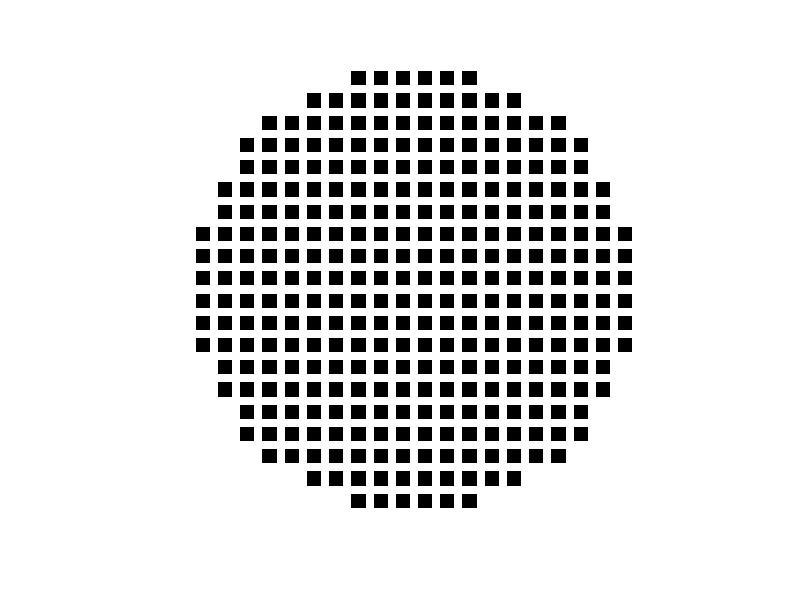

Recreate this plot in MATLAB.
clc;
clear; 
por=0.6;
nx=22;
ny=22;
Dp=20;
N=11;
[y,x] = meshgrid(1:ny,1:nx);
lx=nx/2+0.5;
ly=ny/2+0.5;
obst1 = (x-lx).^2 + (y-ly).^2 < (Dp/2).^2;
obst1=obst1+0;
[y1,x1] = meshgrid(1:N*ny,1:N*nx);
obst2=(x1-N*nx/2-0.5).^2 + (y1-N*ny/2-0.5).^2 < (N*Dp/2).^2;
obst3=(x1-N*nx/2-0.5).^2 + (y1-N*ny/2-0.5).^2 < (N*Dp/2+1).^2;
obst4=obst3-obst2;
[line,row]=find(obst1==1);
obstN=zeros(nx*N,ny*N); 
% for dis=1:N
% for k=1:size(line)
%     obstN(round(N*line(k)-N/2-dis)+1:round(N*line(k)-N/2+dis),round(N*row(k)-N/2-dis)+1:round(N*row(k)-N/2+dis))=1;
% end
% porYan=sum(obstN(:))/sum(obst2(:));
% if porYan>(1-por)*0.98
%     break
% end
% end
dis=0.5*N*(1-por)^0.5;
for k=1:size(line)
    obstN(round(N*line(k)-N/2-dis)+1:round(N*line(k)-N/2+dis),round(N*row(k)-N/2-dis)+1:round(N*row(k)-N/2+dis))=1;
end
porYan1=1-sum(obstN(:))/sum(obst2(:));
porYan2=1-sum(obstN(:))/sum(obst3(:));
Hs=round(2*dis);
Hp=N-Hs;
obst=obstN+obst4;
imshow(rot90(1-obstN));

